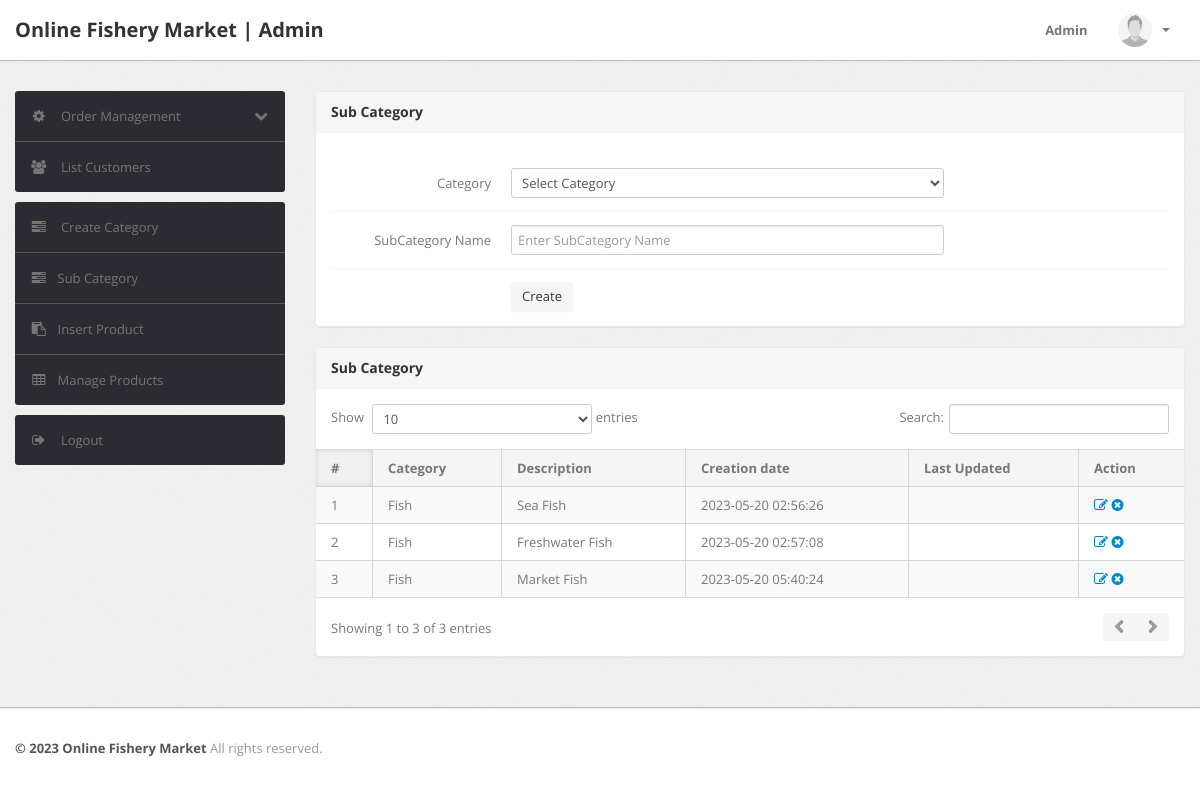
The app's page /css/admin/subcategory.php (signed in) with its own data.
### tables this page shows
CREATE TABLE `subcategory` (
  `id` int(11) NOT NULL,
  `categoryid` int(11) DEFAULT NULL,
  `subcategory` varchar(255) DEFAULT NULL,
  `creationDate` timestamp NULL DEFAULT current_timestamp(),
  `updationDate` varchar(255) DEFAULT NULL
);

CREATE TABLE `category` (
  `id` int(11) NOT NULL,
  `categoryName` varchar(255) DEFAULT NULL,
  `categoryDescription` longtext DEFAULT NULL,
  `creationDate` timestamp NOT NULL DEFAULT current_timestamp(),
  `updationDate` varchar(255) DEFAULT NULL
);

### css/admin/subcategory.php (the view, shortened to what this page needs)
<?php
include('include/config.php');
if(strlen($_SESSION['alogin'])==0)
	{
header('location:index.php');
}
else{
?>
<!DOCTYPE html>
<html lang="en">
<head>
	<link type="text/css" href="bootstrap/css/bootstrap.min.css" rel="stylesheet">
	<link type="text/css" href="bootstrap/css/bootstrap-responsive.min.css" rel="stylesheet">
	<link type="text/css" href="css/theme.css" rel="stylesheet">
	<link type="text/css" href="images/icons/css/font-awesome.css" rel="stylesheet">
</head>
<body>
<?php include('include/header.php');?>
	<div class="wrapper">
		<div class="container">
			<div class="row">
<?php include('include/sidebar.php');?>
			<div class="span9">
					<div class="content">
						<div class="module">
							<div class="module-head">
								<h3>Sub Category</h3>
							</div>
							<div class="module-body">
									<br />
			<form class="form-horizontal row-fluid" name="subcategory" method="post" >
<div class="control-group">
<label class="control-label" for="basicinput">Category</label>
<div class="controls">
<select name="category" class="span8 tip" required>
<option value="">Select Category</option>
</select>
</div>
</div>
<div class="control-group">
<label class="control-label" for="basicinput">SubCategory Name</label>
<div class="controls">
<input type="text" placeholder="Enter SubCategory Name"  name="subcategory" class="span8 tip" required>
</div>
</div>
	<div class="control-group">
											<div class="controls">
												<button type="submit" name="submit" class="btn">Create</button>
											</div>
										</div>
									</form>
							</div>
						</div>
	<div class="module">
							<div class="module-head">
								<h3>Sub Category</h3>
							</div>
							<div class="module-body table">
								<table cellpadding="0" cellspacing="0" border="0" class="datatable-1 table table-bordered table-striped	 display" width="100%">
									<thead>
										<tr>
											<th>#</th>
											<th>Category</th>
											<th>Description</th>
											<th>Creation date</th>
											<th>Last Updated</th>
											<th>Action</th>
										</tr>
									</thead>
									<tbody>
<?php $query=mysqli_query($con,"select subcategory.id,category.categoryName,subcategory.subcategory,subcategory.creationDate,subcategory.updationDate from subcategory join category on category.id=subcategory.categoryid");
$cnt=1;
while($row=mysqli_fetch_array($query))
{
?>
										<tr>
											<td><?php echo htmlentities($cnt);?></td>
											<td><?php echo htmlentities($row['categoryName']);?></td>
											<td><?php echo htmlentities($row['subcategory']);?></td>
											<td> <?php echo htmlentities($row['creationDate']);?></td>
											<td><?php echo htmlentities($row['updationDate']);?></td>
											<td>
											<a href="edit-subcategory.php?id=<?php echo $row['id']?>" ><i class="icon-edit"></i></a>
											<a href="subcategory.php?id=<?php echo $row['id']?>&del=delete" onClick="return confirm('Are you sure you want to delete?')"><i class="icon-remove-sign"></i></a></td>
										</tr>
										<?php $cnt=$cnt+1; } ?>
								</table>
							</div>
						</div>
					</div>
				</div>
			</div>
		</div>
	</div>
<?php include('include/footer.php');?>
</body>
<?php } ?>

### records on screen
subcategory: categoryid.categoryName "Fish", subcategory "Sea Fish", creationDate "2023-05-20 02:56:26"
subcategory: categoryid.categoryName "Fish", subcategory "Freshwater Fish", creationDate "2023-05-20 02:57:08"
subcategory: categoryid.categoryName "Fish", subcategory "Market Fish", creationDate "2023-05-20 05:40:24"
